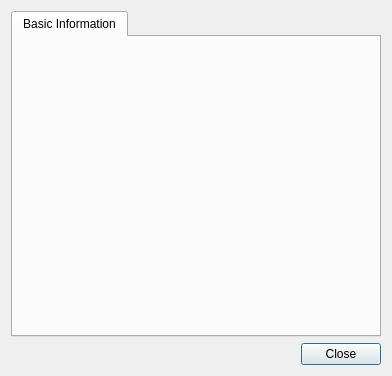
<?xml version="1.0" encoding="UTF-8"?>
<ui version="4.0">
 <class>ProjectPropertyDialog</class>
 <widget class="QDialog" name="ProjectPropertyDialog">
  <property name="geometry">
   <rect>
    <x>0</x>
    <y>0</y>
    <width>392</width>
    <height>376</height>
   </rect>
  </property>
  <property name="windowTitle">
   <string>Project Property</string>
  </property>
  <property name="windowIcon">
   <iconset resource="../../../libs/guibase/guibase.qrc">
    <normaloff>:/libs/guibase/images/iconProperty.png</normaloff>:/libs/guibase/images/iconProperty.png</iconset>
  </property>
  <layout class="QVBoxLayout" name="verticalLayout">
   <item>
    <widget class="QTabWidget" name="tabWidget">
     <property name="currentIndex">
      <number>0</number>
     </property>
     <widget class="ProjectPropertyBasicInfoWidget" name="basicInfoTab">
      <attribute name="title">
       <string>Basic Information</string>
      </attribute>
     </widget>
    </widget>
   </item>
   <item>
    <widget class="QDialogButtonBox" name="buttonBox">
     <property name="orientation">
      <enum>Qt::Horizontal</enum>
     </property>
     <property name="standardButtons">
      <set>QDialogButtonBox::Close</set>
     </property>
    </widget>
   </item>
  </layout>
 </widget>
 <customwidgets>
  <customwidget>
   <class>ProjectPropertyBasicInfoWidget</class>
   <extends>QWidget</extends>
   <header>projectproperty/projectpropertybasicinfowidget.h</header>
   <container>1</container>
  </customwidget>
 </customwidgets>
 <resources>
  <include location="../../../libs/guibase/guibase.qrc"/>
 </resources>
 <connections>
  <connection>
   <sender>buttonBox</sender>
   <signal>accepted()</signal>
   <receiver>ProjectPropertyDialog</receiver>
   <slot>accept()</slot>
   <hints>
    <hint type="sourcelabel">
     <x>248</x>
     <y>254</y>
    </hint>
    <hint type="destinationlabel">
     <x>157</x>
     <y>274</y>
    </hint>
   </hints>
  </connection>
  <connection>
   <sender>buttonBox</sender>
   <signal>rejected()</signal>
   <receiver>ProjectPropertyDialog</receiver>
   <slot>reject()</slot>
   <hints>
    <hint type="sourcelabel">
     <x>316</x>
     <y>260</y>
    </hint>
    <hint type="destinationlabel">
     <x>286</x>
     <y>274</y>
    </hint>
   </hints>
  </connection>
 </connections>
</ui>
